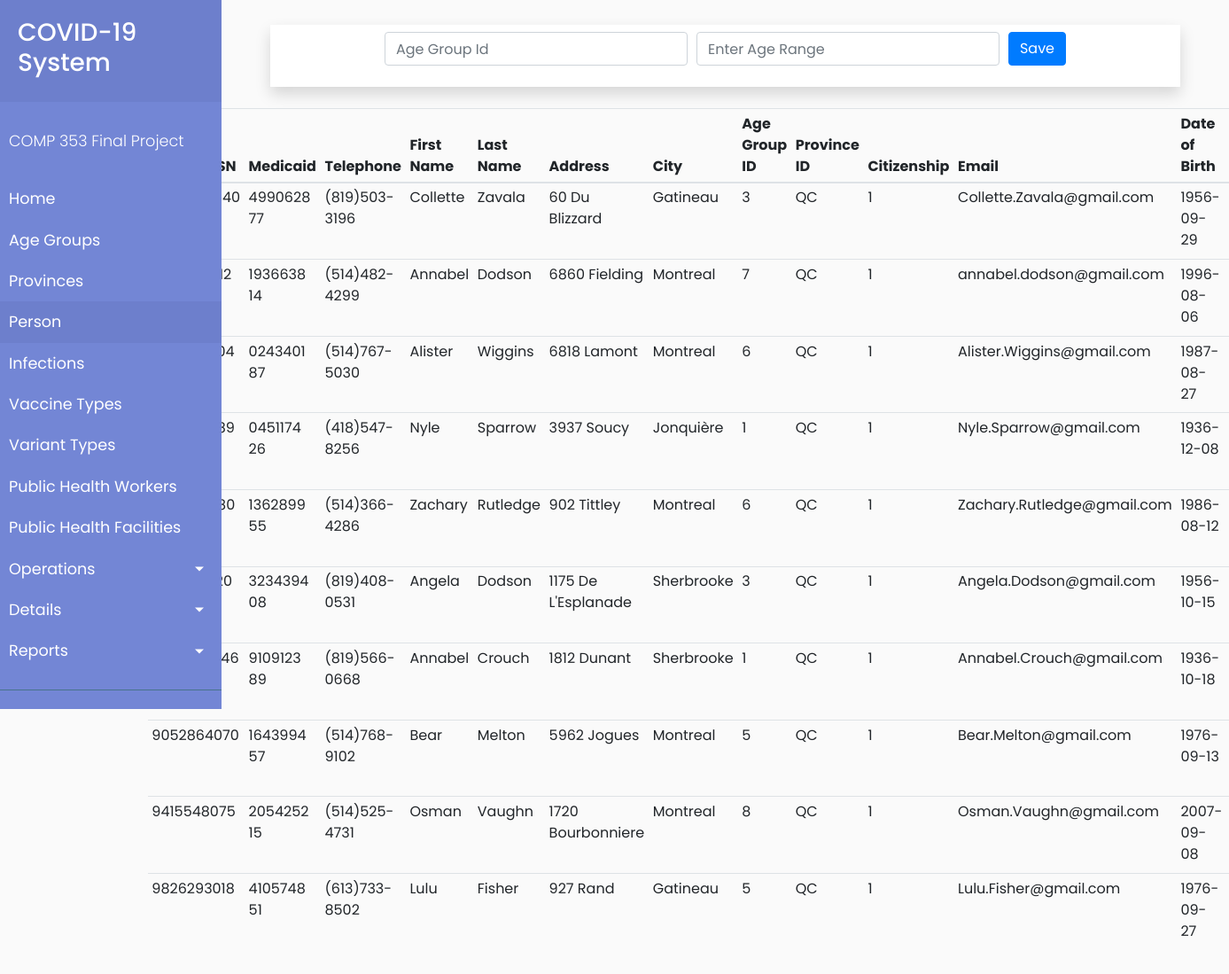
/client/person.php, run on the app's committed database.
### tables this page shows
CREATE TABLE Person (
  passportNumOrSSN VARCHAR(10),
  medicaidNum  VARCHAR(10),
  telephone VARCHAR(13),
  firstName VARCHAR(100),
  lastName VARCHAR(100),
  address VARCHAR(255),
  city VARCHAR(255),
  ageGroupID int,
  provinceID VARCHAR(2),
  citizenship BOOLEAN,
  email VARCHAR(255),
  dateOfBirth DATE,
  PRIMARY KEY(passportNumOrSSN),
  FOREIGN KEY (ageGroupID) REFERENCES AgeGroup(ageGroupID),
  FOREIGN KEY (provinceID) REFERENCES ProvinceCurrentAgeGroup(provinceID)
);

### client/processPerson.php (called while the page is built, shortened)
<?php
$update = false;
$ageGroupID = '';

### client/person.php (the view, shortened to what this page needs)
<?php
    include('common/header.php');
?>
        <div id="content">
            <?php require_once 'processPerson.php'; ?>
            <div class="container">
                <div class="container mt-2 mb-4 p-2 shadow bg-white">
                    <div class="row justify-content-center">
                        <form action="processAgeGroup.php" method="POST">
                            <div class="form-row justify-center">
                                <div class="col-auto form-group">
                                    <input type="number" name="ageGroupID" class="form-control" value="<?php echo $ageGroupID; ?>" placeholder="Age Group Id">
                                </div>
                                <div class="col-auto form-group">
                                    <input type="text" name="ageRange" class="form-control" value="<?php echo $ageRange; ?>" placeholder="Enter Age Range">
                                </div>
                                <div class="col-auto form-group">
                                    <?php
                                    if ($update == true) :
                                    ?>
                                        <button type="submit" name="update" class="btn btn-info">Update</button>
                                    <?php else : ?>
                                        <button type="submit" name="save" class="btn btn-primary">Save</button>
                                    <?php endif; ?>
                                </div>
                        </form>
                    </div>
                </div>
            </div>
            <?php
            $mysqli = new mysqli('c353.c9ohujn2mpyl.us-east-1.rds.amazonaws.com', 'admin', 'hello123', 'PROJECT') or die(mysqli_error($mysqli));
            $result = $mysqli->query("SELECT * FROM Person") or die($mysqli->error);
            ?>
            <div class="row justify-content-center">
                <table class="table table-sm">
                    <thead>
                        <tr>
                            <th>Passport Num or SSN</th>
                            <th>Medicaid</th>
                            <th>Telephone</th>
                            <th>First Name</th>
                            <th>Last Name</th>
                            <th>Address</th>
                            <th>City</th>
                            <th>Age Group ID</th>
                            <th>Province ID</th>
                            <th>Citizenship</th>
                            <th>Email</th>
                            <th>Date of Birth</th>
                            <th colspan=2>Actions</th>
                        </tr>
                    </thead>
                    <?php
                    while ($row = $result->fetch_assoc()) : ?>
                        <tr>
                            <td><?php echo $row['passportNumOrSSN']; ?></td>
                            <td><?php echo $row['medicaidNum']; ?></td>
                            <td><?php echo $row['telephone']; ?></td>
                            <td><?php echo $row['firstName']; ?></td>
                            <td><?php echo $row['lastName']; ?></td>
                            <td><?php echo $row['address']; ?></td>
                            <td><?php echo $row['city']; ?></td>
                            <td><?php echo $row['ageGroupID']; ?></td>
                            <td><?php echo $row['provinceID']; ?></td>
                            <td><?php echo $row['citizenship']; ?></td>
                            <td><?php echo $row['email']; ?></td>
                            <td><?php echo $row['dateOfBirth']; ?></td>
                            <td>
                            </td>
                        </tr>
                    <?php endwhile; ?>
                </table>
            </div>
            </div>
        </div>
<?php
    include('common/footer.php');
?>

### client/index.css (style rules this page uses)
body { font-family: "Poppins", sans-serif; background: #fafafa; }
#content { width: calc(100% - 250px); padding: 20px 40px 40px 40px; min-height: 100vh; transition: all 0.3s; position: absolute; top: 0; right: 0; }

### data on the page
person: medicaidNum "4990628 77", telephone "(819)503-3196", firstName "Collette", lastName "Zavala", address "60 Du Blizzard", city "Gatineau", ageGroupID "3", provinceID "QC", citizenship "1", email "Collette.Zavala@gmail.com", dateOfBirth "1956-09-29"
person: medicaidNum "1936638 14", telephone "(514)482-4299", firstName "Annabel", lastName "Dodson", address "6860 Fielding", city "Montreal", ageGroupID "7", provinceID "QC", citizenship "1", email "annabel.dodson@gmail.com", dateOfBirth "1996-08-06"
person: medicaidNum "0243401 87", telephone "(514)767-5030", firstName "Alister", lastName "Wiggins", address "6818 Lamont", city "Montreal", ageGroupID "6", provinceID "QC", citizenship "1", email "Alister.Wiggins@gmail.com", dateOfBirth "1987-08-27"
person: medicaidNum "0451174 26", telephone "(418)547-8256", firstName "Nyle", lastName "Sparrow", address "3937 Soucy", city "Jonquière", ageGroupID "1", provinceID "QC", citizenship "1", email "Nyle.Sparrow@gmail.com", dateOfBirth "1936-12-08"
person: medicaidNum "1362899 55", telephone "(514)366-4286", firstName "Zachary", lastName "Rutledge", address "902 Tittley", city "Montreal", ageGroupID "6", provinceID "QC", citizenship "1", email "Zachary.Rutledge@gmail.com", dateOfBirth "1986-08-12"
person: medicaidNum "3234394 08", telephone "(819)408-0531", firstName "Angela", lastName "Dodson", address "1175 De L'Esplanade", city "Sherbrooke", ageGroupID "3", provinceID "QC", citizenship "1", email "Angela.Dodson@gmail.com", dateOfBirth "1956-10-15"
person: medicaidNum "9109123 89", telephone "(819)566-0668", firstName "Annabel", lastName "Crouch", address "1812 Dunant", city "Sherbrooke", ageGroupID "1", provinceID "QC", citizenship "1", email "Annabel.Crouch@gmail.com", dateOfBirth "1936-10-18"
person: passportNumOrSSN "9052864070", medicaidNum "1643994 57", telephone "(514)768-9102", firstName "Bear", lastName "Melton", address "5962 Jogues", city "Montreal", ageGroupID "5", provinceID "QC", citizenship "1", email "Bear.Melton@gmail.com", dateOfBirth "1976-09-13"
person: passportNumOrSSN "9415548075", medicaidNum "2054252 15", telephone "(514)525-4731", firstName "Osman", lastName "Vaughn", address "1720 Bourbonniere", city "Montreal", ageGroupID "8", provinceID "QC", citizenship "1", email "Osman.Vaughn@gmail.com", dateOfBirth "2007-09-08"
person: passportNumOrSSN "9826293018", medicaidNum "4105748 51", telephone "(613)733-8502", firstName "Lulu", lastName "Fisher", address "927 Rand", city "Gatineau", ageGroupID "5", provinceID "QC", citizenship "1", email "Lulu.Fisher@gmail.com", dateOfBirth "1976-09-27"
